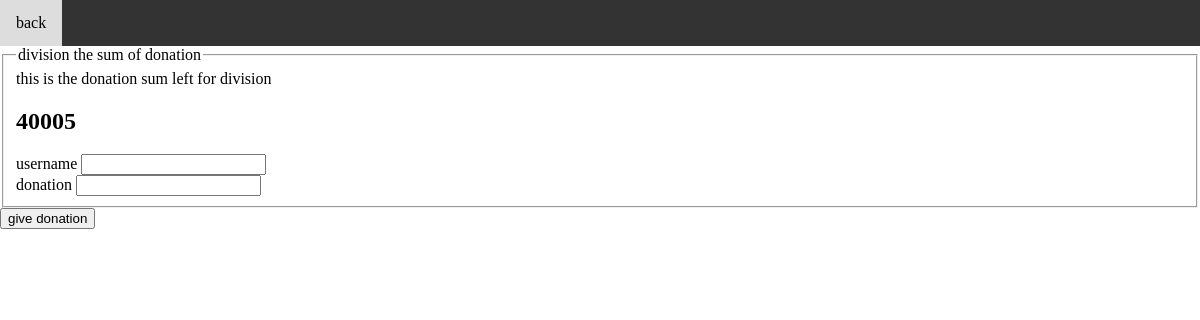
Before: /divideDonation with the older database file.
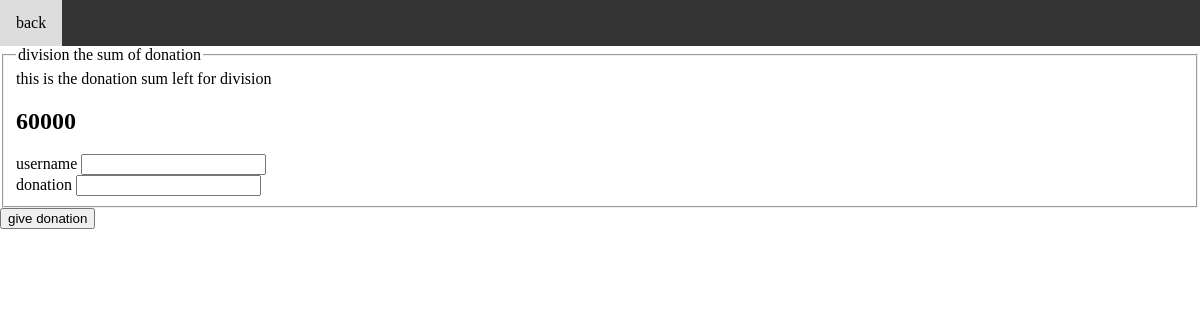
After: the same page with the newer database file.
### tables this page shows
CREATE TABLE `admin` (username TEXT PRIMARY KEY NOT NULL, password TEXT, donation TEXT);

### App.py (the view, shortened to what this page needs)
@app.route('/divideDonation', methods=['GET', 'POST']) #donation value
def divideDonation():
    x = ''
    Database()
    session["useradm"] = "admin"
    guest = cursor.execute("SELECT donation FROM `admin` WHERE `username` = ?", (session["useradm"],))
    str1 = ''
    users=[]
    for x in guest:
        str1 = str1.join(x)
        users.append(str1)
    form = DivideDonationForm()
    return render_template('divideDonation.html', form=form, guest=users)

### forms.py
class DivideDonationForm(FlaskForm):
    username = StringField("username", validators=[DataRequired()])
    donation = StringField("donation", validators=[DataRequired()])
    submit = SubmitField('give donation')

### templates/divideDonation.html (shortened to what this page needs)
<!DOCTYPE html>
<html lang="en">
<head>
</head>
<body>
<div  class="container w-50">
  <form method="POST" action="" >
    <div class="topnav">
            <a href="useradmin">back</a>
        </div>
    <fieldset>
      this is the donation sum left for division
      {% for gues in guest %}
      <article class="media content-section">
        <div class="media-body">
          <h2> {{ gues }}</h2>
        </div>
      </article>
      {% endfor %}
      <legend class="border-bottom mb-4">division the sum of donation</legend>
      <div class="form-group">
        {{ form.username.label(class="form-control-label") }}
        {% if form.username.errors %}
        {{ form.username(class="from-control form-control-lg is-invalid") }}
        {% for error in form.username.errors %}
        <span> {{error}}</span>
        {% endfor %}
        {% else %}
        {{ form.username(class="from-control form-control-lg") }}
        {%endif%}
      </div>
      <div class="form-group">
        {{ form.donation.label(class="form-control-label") }}
        {% if form.donation.errors%}
        {{ form.donation(class="from-control form-control-lg is-invalid") }}
        {% for error in form.donation.errors %}
        <span> {{error}}</span>
        {% endfor %}
        {% else %}
        {{ form.donation(class="from-control form-control-lg") }}
        {%endif%}
      </div>
    </fieldset>
    <div class="field-group my-4">
      {{ form.submit(class='btn btn-online-info') }}
    </div>
    <br>
  </form>
</div>
</body>
</html>

### templates/divideDonation.html (style rules this page uses)
* { box-sizing: border-box; }
body { margin: 0; }
.topnav { overflow: hidden; background-color: #333; }
.topnav a { float: left; display: block; color: #f2f2f2; text-align: center; padding: 14px 16px; text-decoration: none; }

Changed rows visible on the page:
changed admin: donation "40005" → "60000"
